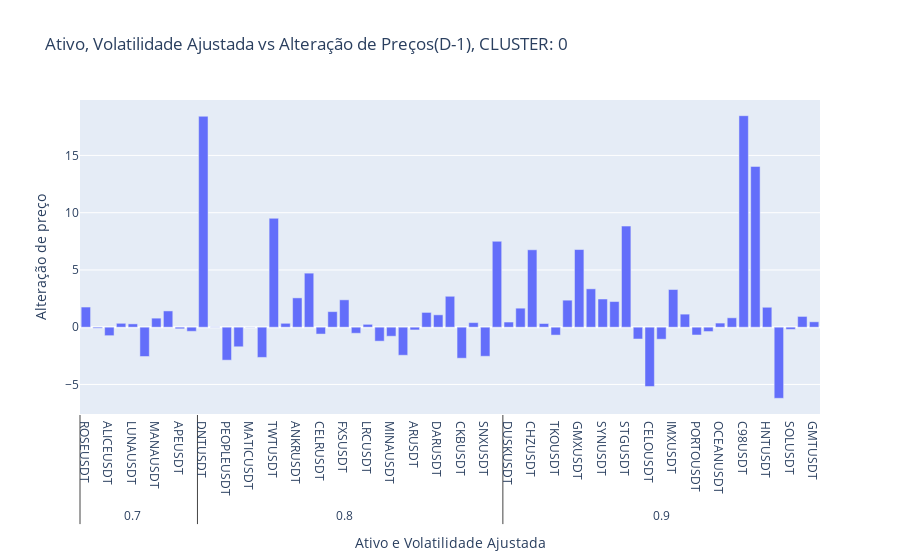
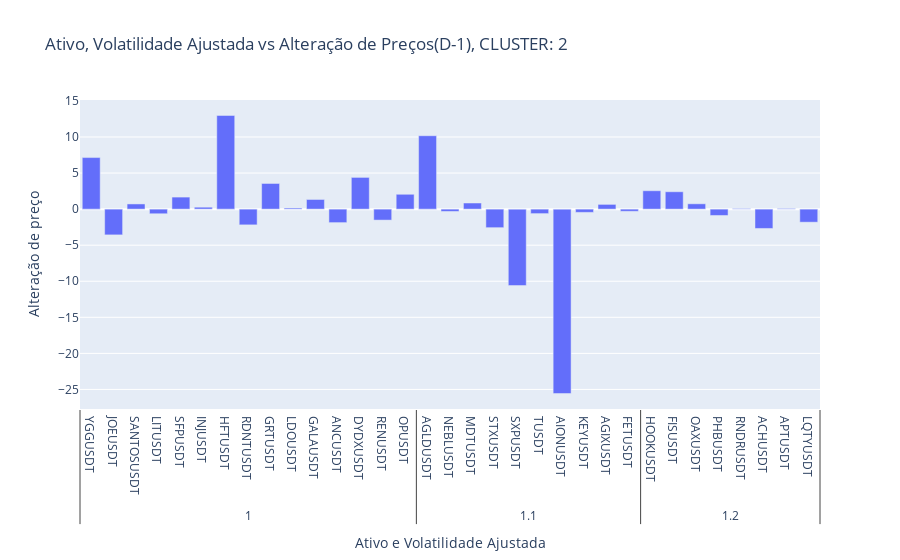
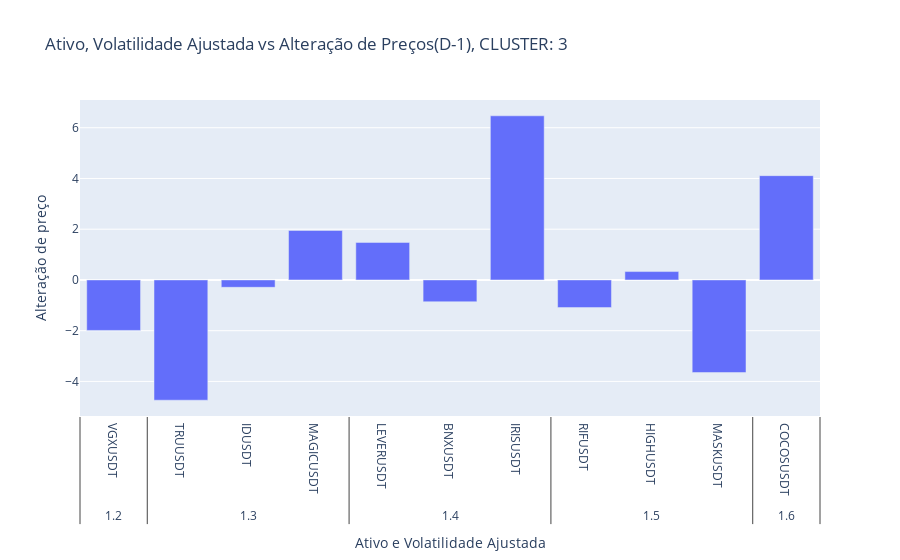
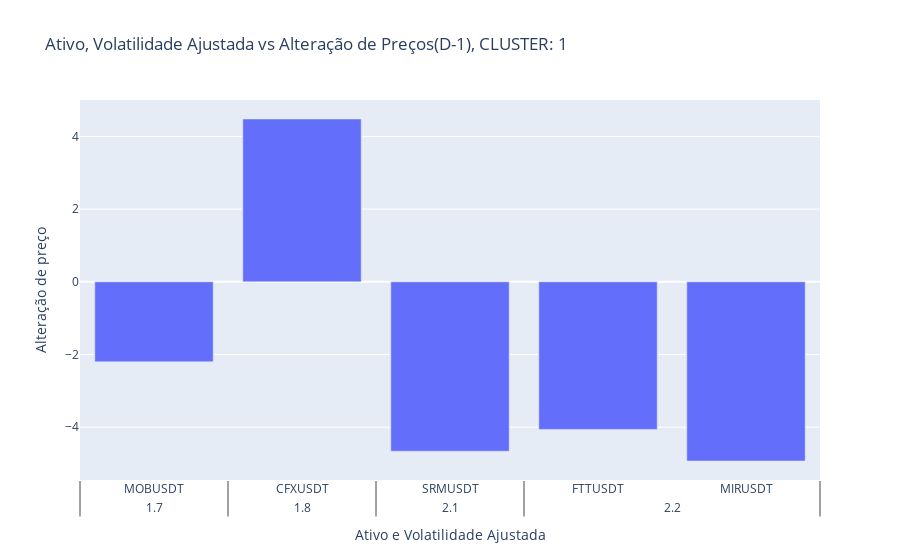

The notebook cell saved with these charts, in order:
### Code cell
for cluster in  adj['cluster'].unique():
    adj_cluster = adj[(adj['cluster']== cluster)]
    adj_cluster = adj_cluster.sort_values('adj')
    langs = round(adj_cluster['adj'], 1), adj_cluster['symbol']
    price_ch = round(adj_cluster['price_ch']*100, 2)
    data = [go.Bar(
       x = langs,
       y = price_ch
                )]
    layout = go.Layout(title=f'Ativo, Volatilidade Ajustada vs Alteração de Preços(D-1), CLUSTER: {cluster}',
                   xaxis=dict(title='Ativo e Volatilidade Ajustada'),
                   yaxis=dict(title='Alteração de preço'))

    fig = go.Figure(data=data, layout=layout)
    fig.show()

### Figure 1 — Plotly figure (JSON) as saved in the notebook; plotly's stock layout.template omitted (floating-point values rounded to 4 significant figures)
{"data": [{"type": "bar", "x": [[0.7, 0.7, 0.7, 0.7, 0.7, 0.7, 0.7, 0.7, 0.7, 0.8, 0.8, 0.8, 0.8, 0.8, 0.8, 0.8, 0.8, 0.8, 0.8, 0.8, 0.8, 0.8, 0.8, 0.8, 0.8, 0.8, 0.8, 0.8, 0.8, 0.8, 0.8, 0.8, 0.8, 0.8, 0.8, 0.9, 0.9, 0.9, 0.9, 0.9, 0.9, 0.9, 0.9, 0.9, 0.9, 0.9, 0.9, 0.9, 0.9, 0.9, 0.9, 0.9, 0.9, 0.9, 0.9, 0.9, 0.9, 0.9, 0.9, 0.9, 0.9, 0.9, 0.9], ["ROSEUSDT", "WAVESUSDT", "ALICEUSDT", "BURGERUSDT", "LUNAUSDT", "ZRXUSDT", "MANAUSDT", "SANDUSDT", "APEUSDT", "RLCUSDT", "DNTUSDT", "ICXUSDT", "PEOPLEUSDT", "WOOUSDT", "MATICUSDT", "ONEUSDT", "TWTUSDT", "DODOUSDT", "ANKRUSDT", "TOMOUSDT", "CELRUSDT", "AUDIOUSDT", "FXSUSDT", "SUSHIUSDT", "LRCUSDT", "GALUSDT", "MINAUSDT", "DOGEUSDT", "ARUSDT", "MTLUSDT", "DARUSDT", "POLYUSDT", "CKBUSDT", "CRVUSDT", "SNXUSDT", "PERLUSDT", "DUSKUSDT", "AXSUSDT", "CHZUSDT", "FILUSDT", "TKOUSDT", "FTMUSDT", "GMXUSDT", "SSVUSDT", "SYNUSDT", "JASMYUSDT", "STGUSDT", "RSRUSDT", "CELOUSDT", "OMGUSDT", "IMXUSDT", "ARBUSDT", "PORTOUSDT", "LUNCUSDT", "OCEANUSDT", "NKNUSDT", "C98USDT", "KLAYUSDT", "HNTUSDT", "LINAUSDT", "SOLUSDT", "GTCUSDT", "GMTUSDT"]], "y": [1.76, -0.09, -0.74, 0.34, 0.29, -2.56, 0.79, 1.42, -0.14, -0.36, 18.42, 0.03, -2.88, -1.71, -0.02, -2.64, 9.51, 0.34, 2.56, 4.72, -0.6, 1.36, 2.39, -0.53, 0.25, -1.22, -0.79, -2.45, -0.24, 1.29, 1.08, 2.7, -2.71, 0.4, -2.54, 7.5, 0.45, 1.66, 6.76, 0.32, -0.69, 2.36, 6.78, 3.35, 2.46, 2.24, 8.83, -1.03, -5.18, -1.05, 3.29, 1.14, -0.68, -0.38, 0.36, 0.82, 18.47, 14.04, 1.74, -6.21, -0.19, 0.94, 0.47]}], "layout": {"title": {"text": "Ativo, Volatilidade Ajustada vs Alteração de Preços(D-1), CLUSTER: 0"}, "xaxis": {"title": {"text": "Ativo e Volatilidade Ajustada"}}, "yaxis": {"title": {"text": "Alteração de preço"}}}}

### Figure 2 — Plotly figure (JSON) as saved in the notebook; plotly's stock layout.template omitted (floating-point values rounded to 4 significant figures)
{"data": [{"type": "bar", "x": [[1, 1, 1, 1, 1, 1, 1, 1, 1, 1, 1, 1, 1, 1, 1, 1.1, 1.1, 1.1, 1.1, 1.1, 1.1, 1.1, 1.1, 1.1, 1.1, 1.2, 1.2, 1.2, 1.2, 1.2, 1.2, 1.2, 1.2], ["YGGUSDT", "JOEUSDT", "SANTOSUSDT", "LITUSDT", "SFPUSDT", "INJUSDT", "HFTUSDT", "RDNTUSDT", "GRTUSDT", "LDOUSDT", "GALAUSDT", "ANCUSDT", "DYDXUSDT", "RENUSDT", "OPUSDT", "AGLDUSDT", "NEBLUSDT", "MDTUSDT", "STXUSDT", "SXPUSDT", "TUSDT", "AIONUSDT", "KEYUSDT", "AGIXUSDT", "FETUSDT", "HOOKUSDT", "FISUSDT", "OAXUSDT", "PHBUSDT", "RNDRUSDT", "ACHUSDT", "APTUSDT", "LQTYUSDT"]], "y": [7.15, -3.57, 0.72, -0.64, 1.67, 0.27, 12.99, -2.18, 3.56, 0.15, 1.34, -1.87, 4.4, -1.52, 2.06, 10.18, -0.32, 0.85, -2.57, -10.6, -0.62, -25.57, -0.45, 0.66, -0.3, 2.55, 2.41, 0.74, -0.88, 0.08, -2.68, 0.09, -1.81]}], "layout": {"title": {"text": "Ativo, Volatilidade Ajustada vs Alteração de Preços(D-1), CLUSTER: 2"}, "xaxis": {"title": {"text": "Ativo e Volatilidade Ajustada"}}, "yaxis": {"title": {"text": "Alteração de preço"}}}}

### Figure 3 — Plotly figure (JSON) as saved in the notebook; plotly's stock layout.template omitted (floating-point values rounded to 4 significant figures)
{"data": [{"type": "bar", "x": [[1.2, 1.3, 1.3, 1.3, 1.4, 1.4, 1.4, 1.5, 1.5, 1.5, 1.6], ["VGXUSDT", "TRUUSDT", "IDUSDT", "MAGICUSDT", "LEVERUSDT", "BNXUSDT", "IRISUSDT", "RIFUSDT", "HIGHUSDT", "MASKUSDT", "COCOSUSDT"]], "y": [-1.99, -4.74, -0.29, 1.95, 1.48, -0.86, 6.47, -1.09, 0.33, -3.65, 4.11]}], "layout": {"title": {"text": "Ativo, Volatilidade Ajustada vs Alteração de Preços(D-1), CLUSTER: 3"}, "xaxis": {"title": {"text": "Ativo e Volatilidade Ajustada"}}, "yaxis": {"title": {"text": "Alteração de preço"}}}}

### Figure 4 — Plotly figure (JSON) as saved in the notebook; plotly's stock layout.template omitted (floating-point values rounded to 4 significant figures)
{"data": [{"type": "bar", "x": [[1.7, 1.8, 2.1, 2.2, 2.2], ["MOBUSDT", "CFXUSDT", "SRMUSDT", "FTTUSDT", "MIRUSDT"]], "y": [-2.2, 4.48, -4.66, -4.06, -4.93]}], "layout": {"title": {"text": "Ativo, Volatilidade Ajustada vs Alteração de Preços(D-1), CLUSTER: 1"}, "xaxis": {"title": {"text": "Ativo e Volatilidade Ajustada"}}, "yaxis": {"title": {"text": "Alteração de preço"}}}}
